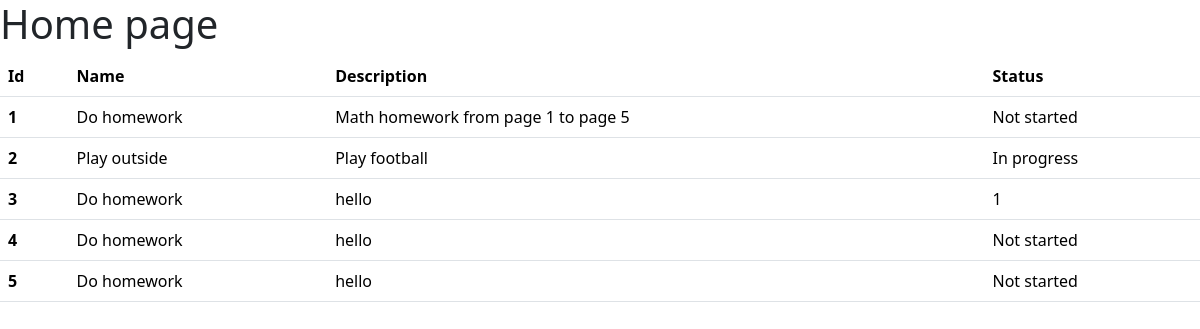
The page / on the database its author committed.
### base/models.py (models this page shows)
class Todo(models.Model):
    name = models.CharField(max_length=200)
    description = models.TextField()
    status = models.CharField(max_length=100)

### base/views.py (the view)
# urls.py: 2. Add a URL to urlpatterns:  path('', views.home, name='home')
def home(request):
    todo_objs = Todo.objects.all()
    data = {'todos':todo_objs}
    return render(request,'index.html',context=data)

### templates/index.html (shortened to what this page needs)
<!DOCTYPE html>
<html lang="en">
<head>
    <link href="https://cdn.jsdelivr.net/npm/bootstrap@5.3.3/dist/css/bootstrap.min.css" rel="stylesheet">
</head>
<body>
    <h1>Home page</h1>
    <table class="table">
        <thead>
          <tr>
            <th scope="col">Id</th>
            <th scope="col">Name</th>
            <th scope="col">Description</th>
            <th scope="col">Status</th>
          </tr>
        </thead>
        <tbody>
            {% for todo in todos %}
                <tr>
                    <th scope="row">{{todo.id}}</th>
                    <td>{{todo.name}}</td>
                    <td>{{todo.description}}</td>
                    <td>{{todo.status}}</td>
                </tr>
            {% endfor %}
        </tbody>
    </table>
</body>
</html>

### rows shown on the page
Todo: id "1", name "Do homework", description "Math homework from page 1 to page 5", status "Not started"
Todo: id "2", name "Play outside", description "Play football", status "In progress"
Todo: id "3", name "Do homework", description "hello", status "1"
Todo: id "4", name "Do homework", description "hello", status "Not started"
Todo: id "5", name "Do homework", description "hello", status "Not started"
